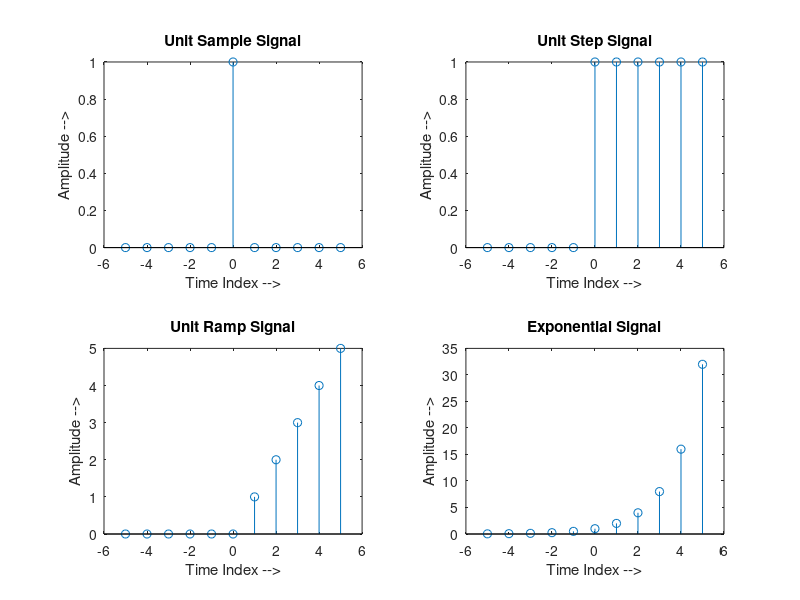

The MATLAB source for this figure:
%% Unit Sample, Unit Step , Ramp and Exponential Signal

% Unit Sample Signal
x = -5:5;
y1 = [zeros(1,5),1,zeros(1,5)];
subplot(2,2,1);
stem(x,y1);
xlabel('Time Index -->');
ylabel('Amplitude -->');
title('Unit Sample Signal');

% Unit Step Signal
y2 = [zeros(1,5),ones(1,6)];
subplot(2,2,2);
stem(x,y2);
xlabel('Time Index -->');
ylabel('Amplitude -->');
title('Unit Step Signal');

% Unit Ramp Signal
y3 = max(0,x);
subplot(2,2,3);
stem(x,y3);
xlabel('Time Index -->');
ylabel('Amplitude -->');
title('Unit Ramp Signal');

% Exponential Signal
a = 2;
y4 = a.^(x);
subplot(2,2,4);
stem(x,y4);
xlabel('Time Index -->');
ylabel('Amplitude -->');
title('Exponential Signal');


% Displaying values in Command Window
disp('Unit Sample Signal');y1
disp('Unit Step Signal'); y2
disp('Unit Ramp Signal');y3
disp('Exponential Signal');y4